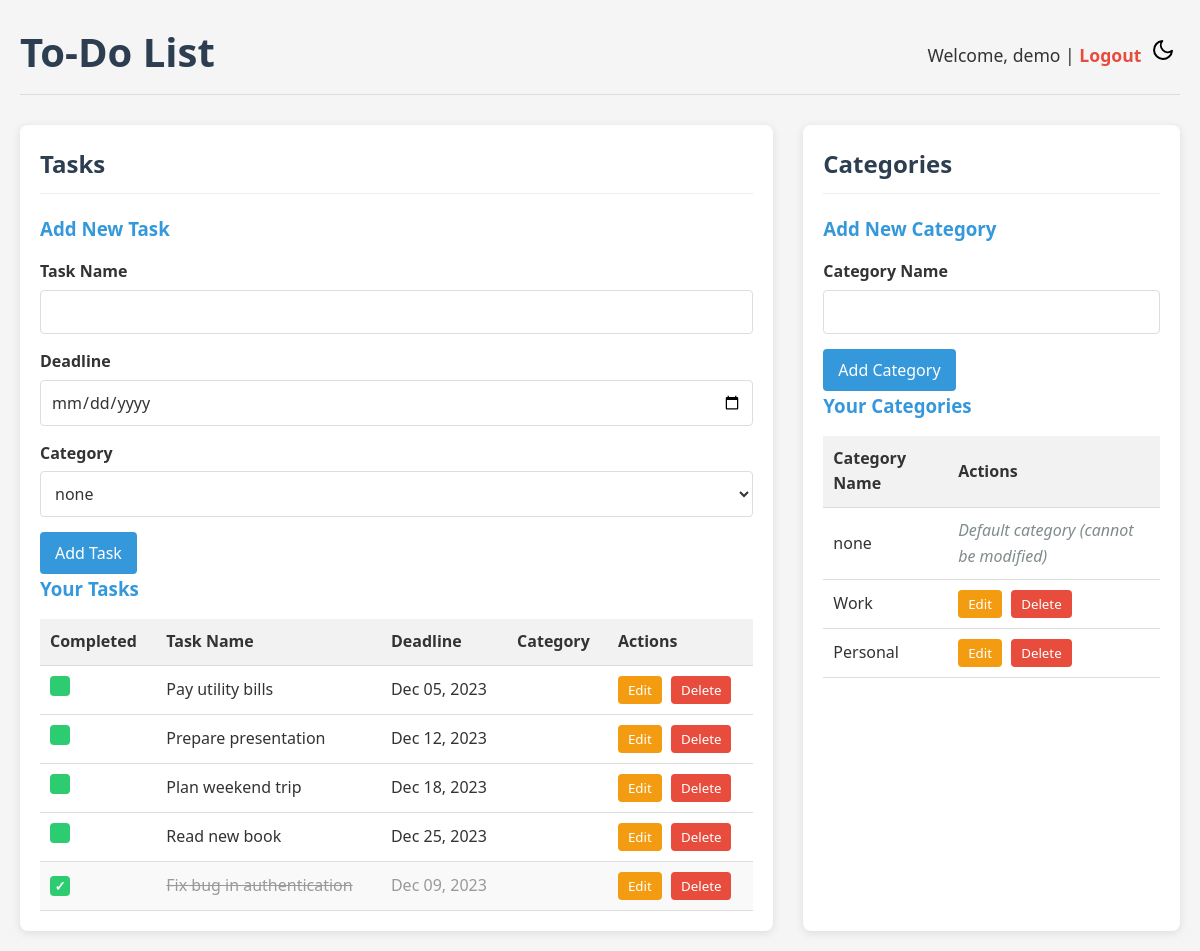
The app's page /dashboard.php (signed in) with its own data.
### tables this page shows
CREATE TABLE IF NOT EXISTS tasks (
    id INT AUTO_INCREMENT PRIMARY KEY,
    name VARCHAR(255) NOT NULL,
    deadline DATE,
    category_id INT,
    is_completed BOOLEAN DEFAULT 0,
    user_id INT NOT NULL,
    created_at TIMESTAMP DEFAULT CURRENT_TIMESTAMP,
    FOREIGN KEY (category_id) REFERENCES categories(id) ON DELETE SET NULL,
    FOREIGN KEY (user_id) REFERENCES users(id) ON DELETE CASCADE
);

CREATE TABLE IF NOT EXISTS categories (
    id INT AUTO_INCREMENT PRIMARY KEY,
    name VARCHAR(50) NOT NULL,
    user_id INT NOT NULL,
    created_at TIMESTAMP DEFAULT CURRENT_TIMESTAMP,
    FOREIGN KEY (user_id) REFERENCES users(id) ON DELETE CASCADE,
    UNIQUE KEY unique_category (name, user_id)
);

### dashboard.php (the view, shortened to what this page needs)
<?php
require_once 'config/database.php';
 $user_id = $_SESSION['user_id'];
 $username = $_SESSION['username'];
 $stmt = $pdo->prepare("SELECT * FROM categories WHERE user_id = ?");
 $stmt->execute([$user_id]);
 $categories = $stmt->fetchAll();
 $stmt = $pdo->prepare("
    SELECT t.id, t.name, t.deadline, t.is_completed, t.category_id, c.name as category_name
    FROM tasks t
    LEFT JOIN categories c ON t.category_id = c.id
    WHERE t.user_id = ?
    ORDER BY t.is_completed ASC, t.deadline ASC
");
 $stmt->execute([$user_id]);
 $tasks = $stmt->fetchAll();
?>
<!DOCTYPE html>
<html lang="en">
<head>
    <link rel="stylesheet" href="css/style.css">
</head>
<body class="<?php echo $_SESSION['theme'] ?? 'light'; ?>">
    <div class="container">
        <header>
            <h1>To-Do List</h1>
            <div class="user-info">
                Welcome, <?php echo htmlspecialchars($username); ?> | <a href="logout.php">Logout</a>
                <button id="theme-toggle">
                    <img id="theme-icon" src="assets/<?php echo ($_SESSION['theme'] ?? 'light') === 'light' ? 'moon.svg' : 'sun.svg'; ?>" alt="Toggle Theme">
                </button>
            </div>
        </header>
        <main>
            <section class="task-section">
                <h2>Tasks</h2>
                <div class="add-form">
                    <h3>Add New Task</h3>
                    <form action="dashboard.php" method="post">
                        <div class="form-group">
                            <label for="task_name">Task Name</label>
                            <input type="text" id="task_name" name="task_name" required>
                        </div>
                        <div class="form-group">
                            <label for="deadline">Deadline</label>
                            <input type="date" id="deadline" name="deadline">
                        </div>
                        <div class="form-group">
                            <label for="category_id">Category</label>
                            <select id="category_id" name="category_id">
                                <?php foreach ($categories as $category): ?>
                                    <option value="<?php echo $category['id']; ?>">
                                        <?php echo htmlspecialchars($category['name']); ?>
                                    </option>
                                <?php endforeach; ?>
                            </select>
                        </div>
                        <button type="submit" name="add_task" class="btn">Add Task</button>
                    </form>
                </div>
                <div class="tasks-list">
                    <h3>Your Tasks</h3>
                    <?php if (empty($tasks)): ?>
                        <p>No tasks yet. Add your first task above!</p>
                    <?php else: ?>
                        <table>
                            <thead>
                                <tr>
                                    <th>Completed</th>
                                    <th>Task Name</th>
                                    <th>Deadline</th>
                                    <th>Category</th>
                                    <th>Actions</th>
                                </tr>
                            </thead>
                            <tbody>
                                <?php foreach ($tasks as $task): ?>
                                    <tr class="<?php echo $task['is_completed'] ? 'completed' : ''; ?>">
                                        <td>
                                            <form action="dashboard.php" method="post" class="inline-form">
                                                <button type="submit" name="toggle_task" class="checkbox-btn">
                                                    <?php echo $task['is_completed'] ? '✓' : ''; ?>
                                                </button>
                                            </form>
                                        </td>
                                        <td>
                                            <?php if ($task['is_completed']): ?>
                                                <s><?php echo htmlspecialchars($task['name']); ?></s>
                                            <?php else: ?>
                                                <?php echo htmlspecialchars($task['name']); ?>
                                            <?php endif; ?>
                                        </td>
                                        <td><?php echo $task['deadline'] ? date('M d, Y', strtotime($task['deadline'])) : 'No deadline'; ?></td>
                                        <td><?php echo htmlspecialchars($task['category_name']); ?></td>
                                        <td>
                                            <button class="edit-btn" data-task-id="<?php echo $task['id']; ?>"
                                                    data-task-name="<?php echo htmlspecialchars($task['name']); ?>"
                                                    data-deadline="<?php echo $task['deadline']; ?>"
                                                    data-category-id="<?php echo $task['category_id']; ?>">Edit</button>
                                            <form action="dashboard.php" method="post" class="inline-form">
                                                <button type="submit" name="delete_task" class="delete-btn">Delete</button>
                                            </form>
                                        </td>
                                    </tr>
                                <?php endforeach; ?>
                            </tbody>
                        </table>
                    <?php endif; ?>
                </div>
            </section>
            <section class="category-section">
                <h2>Categories</h2>
                <div class="add-form">
                    <h3>Add New Category</h3>
                    <form action="dashboard.php" method="post">
                        <div class="form-group">
                            <label for="category_name">Category Name</label>
                            <input type="text" id="category_name" name="category_name" required>
                        </div>
                        <button type="submit" name="add_category" class="btn">Add Category</button>
                    </form>
                </div>
                <div class="categories-list">
                    <h3>Your Categories</h3>
                    <?php if (empty($categories)): ?>
                        <p>No categories yet. Add your first category above!</p>
                    <?php else: ?>
                        <table>
                            <thead>
                                <tr>
                                    <th>Category Name</th>
                                    <th>Actions</th>
                                </tr>
                            </thead>
                            <tbody>
                                <?php foreach ($categories as $category): ?>
                                    <tr>
                                        <td><?php echo htmlspecialchars($category['name']); ?></td>
                                        <td>
                                            <?php if ($category['name'] !== 'none'): ?>
                                                <button class="edit-category-btn" data-category-id="<?php echo $category['id']; ?>"
                                                        data-category-name="<?php echo htmlspecialchars($category['name']); ?>">Edit</button>
                                                <form action="dashboard.php" method="post" class="inline-form">
                                                    <button type="submit" name="delete_category" class="delete-btn">Delete</button>
                                                </form>
                                            <?php else: ?>
                                                <span class="default-category">Default category (cannot be modified)</span>
                                            <?php endif; ?>
                                        </td>
                                    </tr>
                                <?php endforeach; ?>
                            </tbody>
                        </table>
                    <?php endif; ?>
                </div>
            </section>
        </main>
    </div>
</body>
</html>

### css/style.css (style rules this page uses)
:root { --bg-color-light: #f5f5f5; --text-color-light: #333; --container-bg-light: #fff; --header-border-light: #ddd; --header-text-light: #2c3e50; --link-color-light: #e74c3c; --button-bg-light: #3498db; --button-text-light: #fff; --bg-color-dark: #2c3e50; --text-color-dark: #ecf0f1; --container-bg-dark: #34495e; --header-border-dark: #7f8c8d; --header-text-dark: #ecf0f1; --link-color-dark: #e74c3c; --button-bg-dark: #3498db; --button-text-dark: #fff; }
* { margin: 0; padding: 0; box-sizing: border-box; font-family: 'Segoe UI', Tahoma, Geneva, Verdana, sans-serif; }
body { background-color: var(--bg-color-light); color: var(--text-color-light); line-height: 1.6; }
#theme-toggle { background: transparent; border: none; cursor: pointer; border-radius: 50%; padding: 5px; }
#theme-icon { width: 24px; height: 24px; }
.container { max-width: 1200px; margin: 0 auto; padding: 20px; }
header { display: flex; justify-content: space-between; align-items: center; margin-bottom: 30px; padding-bottom: 10px; border-bottom: 1px solid var(--header-border-light); }
header h1 { color: var(--header-text-light); font-size: 2.5rem; }
.user-info { font-size: 1.1rem; }
.user-info a { color: var(--link-color-light); text-decoration: none; font-weight: bold; }
main { display: grid; grid-template-columns: 2fr 1fr; gap: 30px; }
section { background-color: var(--container-bg-light); border-radius: 8px; padding: 20px; box-shadow: 0 2px 10px rgba(0, 0, 0, 0.1); }
h2 { color: var(--header-text-light); margin-bottom: 20px; padding-bottom: 10px; border-bottom: 1px solid #eee; }
h3 { color: #3498db; margin-bottom: 15px; }
.form-group { margin-bottom: 15px; }
label { display: block; margin-bottom: 5px; font-weight: bold; }
input[type="text"], input[type="password"], input[type="date"], select { width: 100%; padding: 10px; border: 1px solid #ddd; border-radius: 4px; font-size: 1rem; background-color: var(--container-bg-light); color: var(--text-color-light); }
.btn { background-color: var(--button-bg-light); color: var(--button-text-light); border: none; padding: 10px 15px; border-radius: 4px; cursor: pointer; font-size: 1rem; transition: background-color 0.3s; }
.edit-btn, .edit-category-btn { background-color: #f39c12; color: white; border: none; padding: 5px 10px; border-radius: 4px; cursor: pointer; margin-right: 5px; transition: background-color 0.3s; }
.delete-btn { background-color: #e74c3c; color: white; border: none; padding: 5px 10px; border-radius: 4px; cursor: pointer; transition: background-color 0.3s; }
.checkbox-btn { background-color: #2ecc71; color: white; border: none; width: 20px; height: 20px; border-radius: 4px; cursor: pointer; font-weight: bold; transition: background-color 0.3s; }
table { width: 100%; border-collapse: collapse; margin-top: 15px; }
th, td { padding: 10px; text-align: left; border-bottom: 1px solid #ddd; }
th { background-color: #f2f2f2; font-weight: bold; }
tr.completed { background-color: #f9f9f9; color: #999; }
.inline-form { display: inline; }
.default-category { color: #7f8c8d; font-style: italic; }

### records on screen
tasks: name "Pay utility bills", deadline "Dec 05, 2023"
tasks: name "Prepare presentation", deadline "Dec 12, 2023"
tasks: name "Plan weekend trip", deadline "Dec 18, 2023"
tasks: name "Read new book", deadline "Dec 25, 2023"
tasks: name "Fix bug in authentication", deadline "Dec 09, 2023"
categories: name "none", shows "Default category (cannot be modified)"
categories: name "Work"
categories: name "Personal"

### other values on screen
$username "demo"
form field category_id "none"
